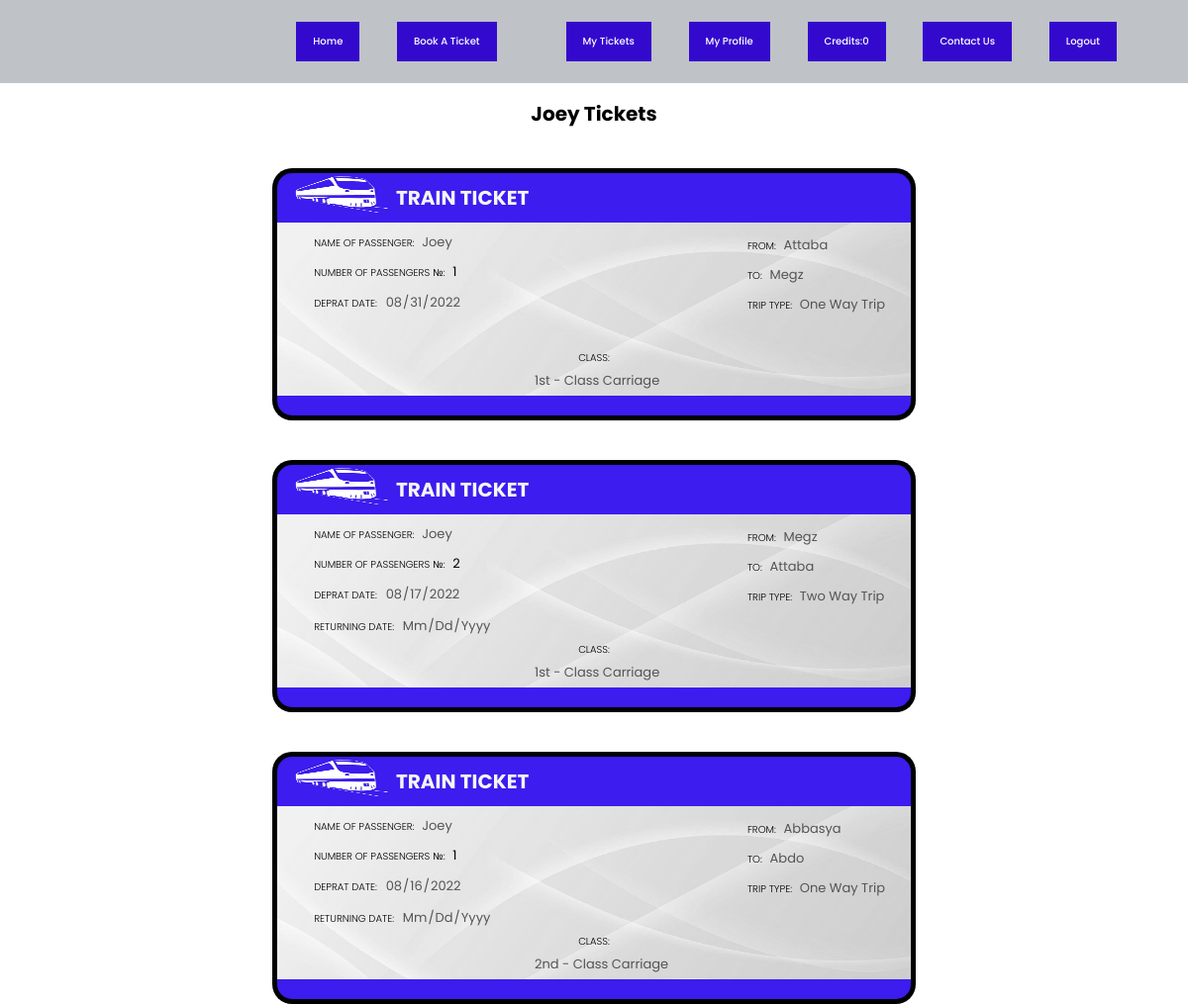
Screenshot of /train-ticket.php (signed in) with the database file from the repository.
### tables this page shows
CREATE TABLE `users` (
  `id` int(10) NOT NULL,
  `user_name` varchar(200) NOT NULL,
  `user_email` varchar(200) NOT NULL,
  `user_password` varchar(200) NOT NULL,
  `user_phone` int(12) NOT NULL,
  `user_type` varchar(10) NOT NULL,
  `profile_picture` varchar(255) NOT NULL DEFAULT 'default-pp.jpg',
  `hasTicket` int(1) NOT NULL,
  `user_balance` int(255) NOT NULL
);

CREATE TABLE `tickets` (
  `ticketID` int(200) NOT NULL,
  `source` varchar(200) NOT NULL,
  `destination` varchar(200) NOT NULL,
  `date` varchar(200) NOT NULL,
  `return_date` varchar(255) DEFAULT NULL,
  `time` varchar(200) NOT NULL,
  `trip_type` varchar(200) NOT NULL,
  `trip_class` varchar(200) NOT NULL,
  `ticketCount` int(200) NOT NULL,
  `by_user_id` int(200) NOT NULL
);

### train-ticket.php (the view, shortened to what this page needs)
<?php
include 'navbar.php';
$loggedUserId = $_SESSION['user_id'];
require_once 'database/dbConnection.php';
$sqlLine = "SELECT * FROM users WHERE id = '".$loggedUserId."'  ";
$result2 = mysqli_query($conn, $sqlLine);
$row2 = mysqli_fetch_array($result2);
if($row2['hasTicket'] == 1):
?>
<!DOCTYPE html>
<html lang="en">
<head>
    <link rel="stylesheet" href="CSS/train-ticket-stylesheet.css">
</head>
<h1><?php echo $_SESSION['username'];?> Tickets</h1>
<?php
$loggedUserID = $_SESSION['user_id'];
$sql = "SELECT * FROM tickets WHERE by_user_id = '".$loggedUserID."' ";
$result = mysqli_query($conn,$sql);
while($row = mysqli_fetch_array($result))
{
?>
<body onload="hideShowReturnTime('<?php echo $row['trip_type'];?>')">
    <div class="header1">
        <h1>TRAIN TICKET</h1>
    </div>
    <div class="whole-ticket">
        <div class="left-ticket-part">
            <div class="passenger-name">
                <label for="name">NAME OF PASSENGER:</label>
                <input type="text" id="name" value='<?php echo $_SESSION['username'];?>' name="name" maxlength="20" minlength="2" disabled>
            </div>
            <div class="no-of-tickets">
                <label for="noOfTickets">NUMBER OF PASSENGERS &numero;: </label>
                <input id="noOfTickets" name="ticketCount" type="number" max="30" min="1" value="<?php echo $row['ticketCount'];?>">
            </div>
            <div class="train-date">
                <label for="date">DEPRAT DATE:</label>
                <input type="date" id="date" value = '<?php echo $row['date'];?>' name="date" maxlength="20" minlength="2" disabled>
            </div>
            <div class="train-date-return" id="returningDateJS">
                <label for="date">RETURNING DATE:</label>
                <input type="date" id="date" value ="" name="date" maxlength="20" minlength="2" disabled>
            </div>
        </div>
        <div class="right-ticket-part">
            <div class="from">
                <label for="from">FROM:</label>
                <input type="text" id="from" value='<?php echo $row['source'];?>' name="from" maxlength="20" minlength="2" disabled>
            </div>
            <div class="to">
                <label for="to">TO:</label>
                <input type="text" id="to" value='<?php echo $row['destination'];?>' name="to" maxlength="20" minlength="2" disabled>
            </div>
            <div class="one-way-two-way">
                <label for="oneWayTwoWay">TRIP TYPE:</label>
                <input type="text" id="oneWayTwoWay" value="<?php echo $row['trip_type'];?>" name="trip_type" maxlength="20" minlength="2" disabled>
            </div>
        </div>
        <div class="middle-ticket-part">
            <div class="class-degree">
                <label for="class">CLASS:</label>
                <input type="text" id="class" value='<?php echo $row['trip_class'];?>' name="class" maxlength="20" minlength="2" disabled>
            </div>
        </div>
    </div>
    <div class="footer"></div>
<?php
}
?>
</body>
<?php
else: echo "<p><br><br><br><br>You have no tickets!</p><br><br><br>";
    echo "<a href = 'book-a-ticket.php'> Press here to book a ticket now!</a>";
        endif;
      ?>
</html>

### navbar.php (shortened to what this page needs)
<?php
require_once './database/dbConnection.php';
?>
<html>
<head>
  <link rel="stylesheet" href="css/navbar.css" />
  <link rel="stylesheet" href="css/index.css" />
</head>
  <nav>
    <ul id="menu">
      <?php
      if (isset($_SESSION['user_id'])):
        $id=$_SESSION['user_id'];
        $sql="SELECT user_balance FROM users where id ='$id'";
        $result=mysqli_query($conn,$sql);
        $row=mysqli_fetch_array($result)
    ?>
      <li> <a href="index.php">Home</li></a>
      <li><a href="book-a-ticket.php">Book A Ticket</a><li>
        <li> <a href="train-ticket.php">My Tickets</li></a>
        <li> <a href="profile.php">My Profile</li></a>
        <li><a href="index.php">Credits:<?php echo $row[0] ?></li></a>
        <li><a href="cu.php">Contact us</a></li>
      <li> <a href="logout.php">Logout</li></a>
      <?php endif;?>
    </ul>
  </nav>
</html>

### css/navbar.css (style rules this page uses)
* { font-family: 'Poppins', sans-serif; margin: 0; padding: 0; outline: none; border: none; text-decoration: none; text-transform: capitalize; transition: .2s linear; }
nav { display: flex; justify-content: space-between; align-items: center; padding: 22px 6%; position: absolute; top: 0; left: 0; width: 100%; z-index: 1; background-color: rgba(95, 103, 113, 0.4); }
nav ul li:last-child { padding: 0; }
nav ul li a { display: block; }
nav ul li { display: inline-block; margin-left: 35px; color: white; text-transform: uppercase; font-weight: 500; transition: 0.3s; cursor: pointer; }
nav ul li a { color: white; text-decoration: none; background-color: var(--main-text-color); padding: 12px 17px; transition: 0.3s; }

### css/index.css (style rules this page uses)
:root { --main-text-color: #3409ce; }
* { font-family: "Poppins", sans-serif; margin: 0; padding: 0; box-sizing: border-box; list-style: none; }

### css/train-ticket-stylesheet.css (style rules this page uses)
body { text-align: center; font-family: 'Poppins', sans-serif; font-size: x-small; font-weight: 300; width: 650px; margin: auto; margin-top: 100px; }
.header1 { background-image: url(../images/5c5ebb82714d1567467b95f833f9d014.jpeg); background-repeat: no-repeat; background-position-y: -7px; background-position-x: 6px; background-size: 120px 55px; background-color: rgb(60, 28, 238); border: 5px black solid; border-radius: 20px; border-bottom-left-radius: unset; border-bottom-right-radius: unset; border-bottom: unset; width: inherit; margin-top: 40px; color: whitesmoke; text-align: left; padding: 10px 0px; }
h1 { margin: 0px 120px; }
.whole-ticket { background-image: url(../images/abstract-soft-blue-background-with-dynamic-waves-shape-free-vector.jpg); background-repeat: no-repeat; background-size: cover; border: 5px black solid; border-top: unset; border-bottom: unset; width: inherit; margin: auto; }
.footer { background-color: rgb(60, 28, 238); border: 5px black solid; border-radius: 20px; border-top-left-radius: unset; border-top-right-radius: unset; border-top: unset; width: inherit; margin: auto; color: whitesmoke; padding: 10px 0px; }
.left-ticket-part, .right-ticket-part { display: inline-block; text-align: left; width: fit-content; margin-top: 5px; }
.left-ticket-part { margin-right: 35px; margin-left: 20px; }
.right-ticket-part { margin-top: 0px; margin-left: 35px; }
.class-degree { width: 130px; margin: auto; }
input { border: hidden; font-size: small; background-color: rgba(245, 245, 245, 0); padding: 5px; }
.right-ticket-part input { width: 100px; }

### rows the page displays
users: user_balance "0"
tickets: ticketCount "1", date "08/31/2022", from "Attaba", to "megz", trip_type "One way trip", class "1st - Class Carriage"
tickets: ticketCount "2", date "08/17/2022", from "megz", to "Attaba", trip_type "Two way trip", class "1st - Class Carriage"
tickets: ticketCount "1", date "08/16/2022", from "Abbasya", to "Abdo", trip_type "One way trip", class "2nd - Class Carriage"

### other values shown
$_SESSION['username'] "Joey"
